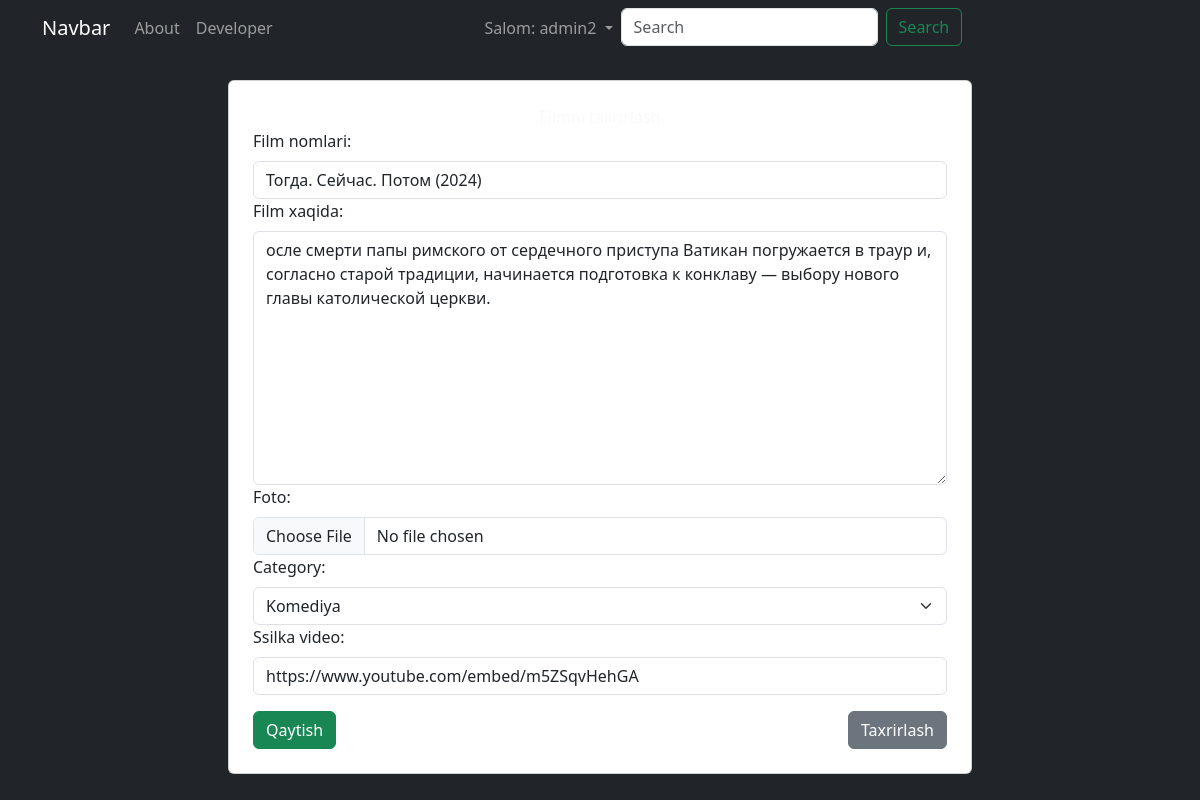
Screenshot of /cinema/1/update/ (signed in) with the database file from the repository.
### cinema/models.py (models this page shows, shortened)
class Cinema(models.Model):
    title = models.CharField(max_length=255, verbose_name='Film nomlari')
    context = models.TextField(verbose_name='Film xaqida')
    photo = models.ImageField(upload_to='photos/', null=True, blank=True, verbose_name="Foto")
    created_at = models.DateTimeField(auto_now_add=True, verbose_name='Yaratilgan vaqti')
    updated_ad = models.DateTimeField(auto_now=True, verbose_name='Yangilangan vaqti')
    views = models.IntegerField(default=0, verbose_name='K\'rishlar soni')
    category = models.ForeignKey(Category, on_delete=models.CASCADE)
    video = models.CharField(max_length=255, verbose_name='Ssilka video', null=True, blank=True)
    author = models.ForeignKey(User, on_delete=models.CASCADE, null=True, blank=True, verbose_name='Aftor')
    class Meta:
        verbose_name = 'Film'
        verbose_name_plural = 'Filmlar'

class Category(models.Model):
    title = models.CharField(max_length=255, verbose_name='Kategoriya')
    def __str__(self):
        return self.title
    class Meta:
        verbose_name = 'Kategoeiya'
        verbose_name_plural = 'Kategoriyalar'

### cinema/views.py (the view)
# urls.py: path('cinema/<int:pk>/update/', CinemaUpdateView.as_view(), name='update'),
class CinemaUpdateView(UpdateView):
    model = Cinema
    form_class = CinemaForm
    template_name = 'cinema/add_cinema.html'
    extra_context = {
        'title': 'Filmni taxrirlash'
    }

### cinema/forms.py
class CinemaForm(forms.ModelForm):
    class Meta:
        model = Cinema
        fields = ('title', 'context', 'photo', 'category', 'video')
        widgets = {
            'title': forms.TextInput(attrs={
                'class': 'form-control mt-2',
                'placeholder': 'Film nomi'
            }),
            'context': forms.Textarea(attrs={
                'class': 'form-control mt-2',
                'placeholder': 'Film xaqida'
            }),
            'photo': forms.FileInput(attrs={
                'class': 'form-control mt-2'
            }),
            'category': forms.Select(attrs={
                'class': 'form-select mt-2'
            }),
            'video': forms.TextInput(attrs={
                'class': 'form-control mt-2',
                'placeholder': 'Film adresi'
            })
        }

### cinema/templates/cinema/add_cinema.html (shortened to what this page needs)
{% extends 'base.html' %}
{% block main %}
{% if request.user.is_authenticated %}
<div class="d-flex justify-content-center mt-4">
    <div class="col-8 card p-4">
        <div class="text-center text-light">{{ title }}</div>
        <form action="" method="post" enctype="multipart/form-data">
            {{ form }}
            <div class="d-flex justify-content-between mt-3">
                <a href="{% url 'index' %}" class="btn btn-success">Qaytish</a>
                <button class="btn btn-secondary  " type="submit">
                    {% if 'update' in request.path %}
                    Taxrirlash
                    {% else %}
                    Add Film
                    {% endif %}
                </button>
            </div>
        </form>
    </div>
</div>
{% endif %}
{% endblock main %}

### templates/base.html (shortened to what this page needs)
{% load static %}
<!doctype html>
<html lang="en">
<head>
    <link href="https://cdn.jsdelivr.net/npm/bootstrap@5.3.3/dist/css/bootstrap.min.css" rel="stylesheet"
>
    <link rel="stylesheet" href="{% static 'cinema/css/style.css' %}">
</head>
<body class="bg-dark">
<nav class="navbar navbar-expand-lg bg-dark navbar-dark">
    <div class="container">
        <a class="navbar-brand" href="{% url 'index' %}">Navbar</a>
        <div class="collapse navbar-collapse" id="navbarSupportedContent">
            <ul class="navbar-nav me-auto mb-2 mb-lg-0">
                <li class="nav-item">
                    <a class="nav-link" aria-current="page" href="#">About</a>
                </li>
                <li class="nav-item">
                    <a class="nav-link" href="#">Developer</a>
                </li>
            </ul>
            <ul class="navbar-nav me-auto mb-2 mb-lg-0">
                {% if not request.user.is_authenticated %}
                <li class="nav-item">
                    <a class="nav-link active" aria-current="page" href="{% url 'login' %}">Login</a>
                </li>
                <li class="nav-item">
                    <a class="nav-link" href="{% url 'register' %}">Register</a>
                </li>
                {% else %}
                <li class="nav-item dropdown">
                    <a class="nav-link dropdown-toggle" href="#" role="button" data-bs-toggle="dropdown"
                       aria-expanded="false">
                        Salom: {{ request.user.username }}
                    </a>
                </li>
                {% endif %}
                <li class="nav-item">
                    <form class="d-flex" role="search">
                        <input class="form-control me-2" type="search" placeholder="Search" aria-label="Search">
                        <button class="btn btn-outline-success" type="submit">Search</button>
                    </form>
                </li>
            </ul>
        </div>
    </div>
</nav>
<div class="container">
    {% block main %}
    {% endblock main %}
</div>
</body>
</html>

### rows the page displays
Cinema: title "Тогда. Сейчас. Потом (2024)", context "осле смерти папы римского от сердечного приступа Ватикан погружается в траур и, согласно старой традиции, начинается подготовка к конклаву — выбору нового главы католической церкви.", category "Komediya", video "https://www.youtube.com/embed/m5ZSqvHehGA"

### other values shown
{{ request.user.username }} "admin2"
